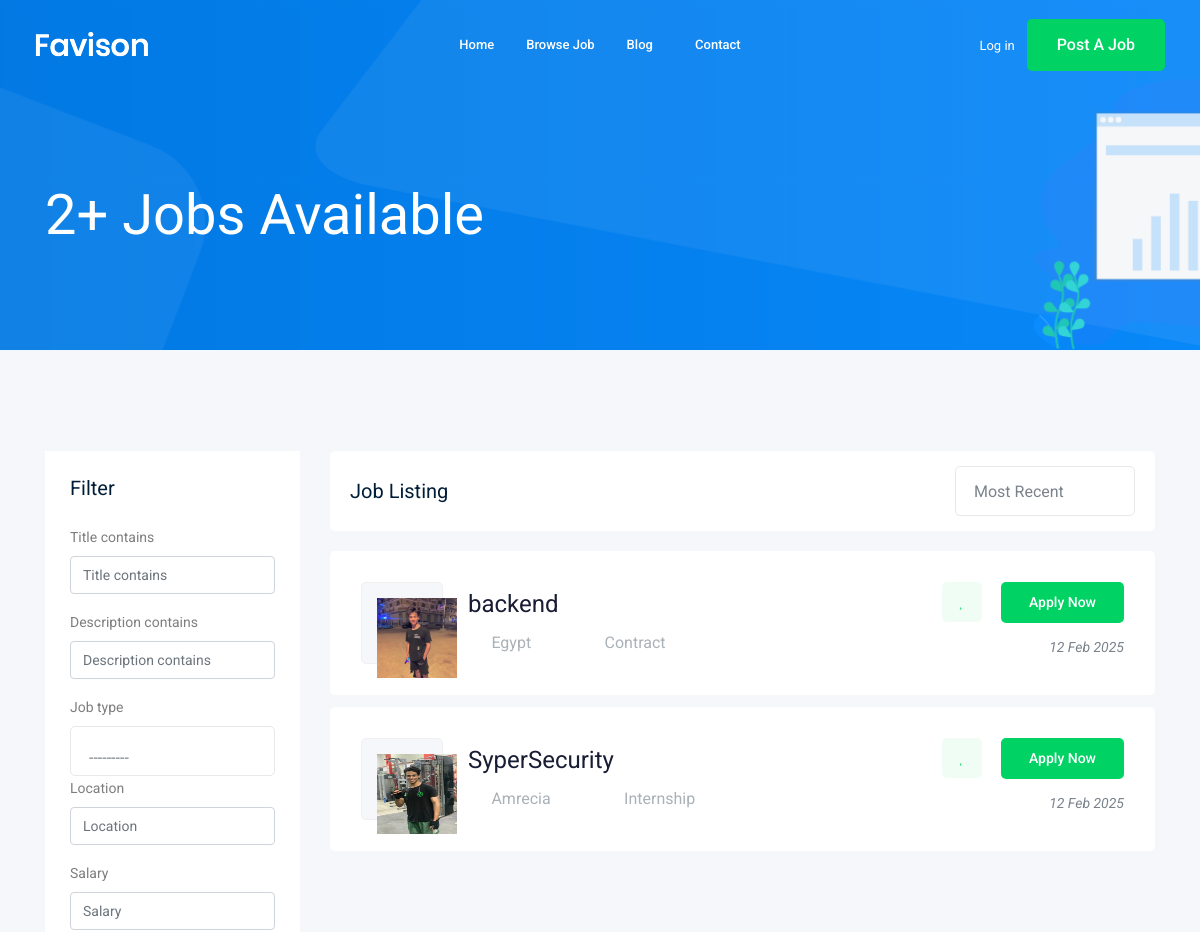
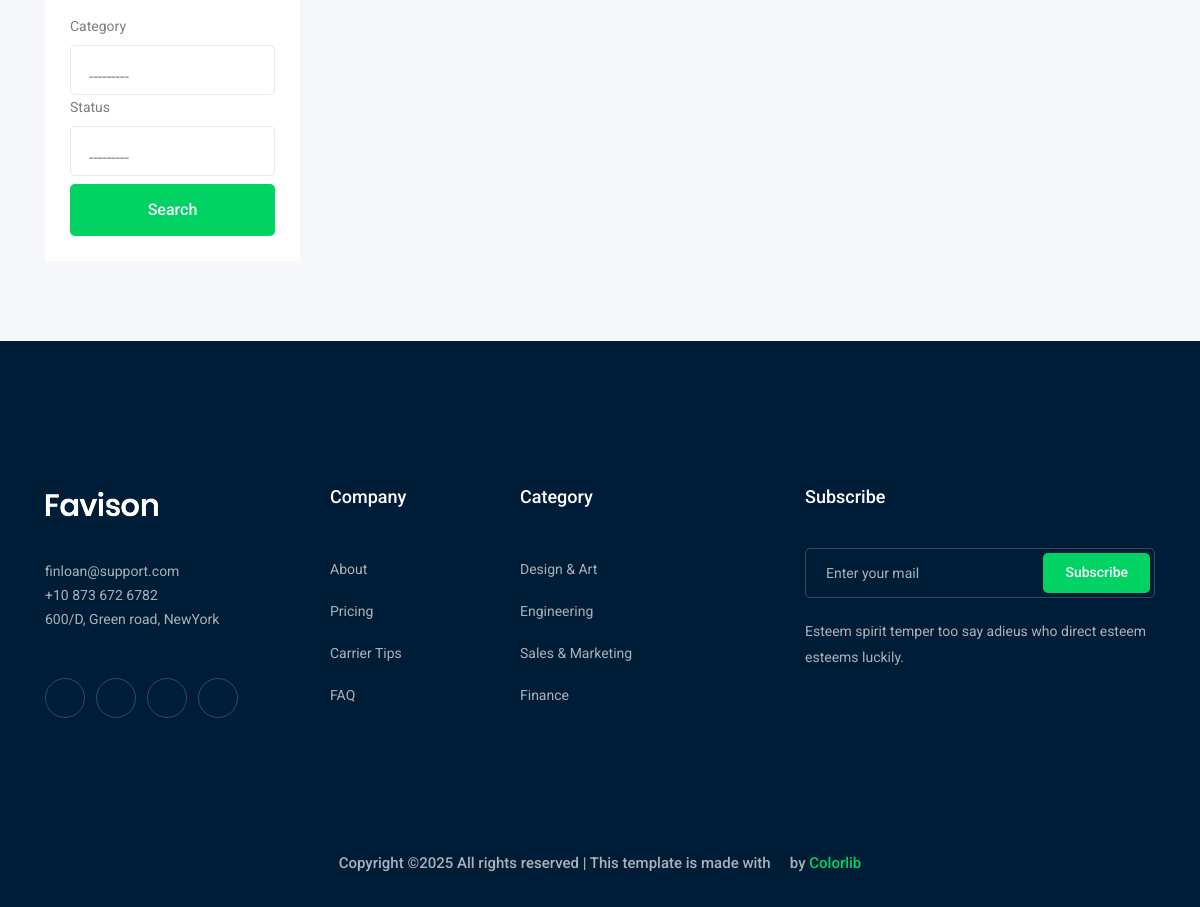
Screenshot of /jobs/ with the database file from the repository (2 pictures, top to bottom).
### job/models.py (models this page shows, shortened)
class Job(models.Model):
    owner = models.ForeignKey(User, related_name='job_owner', on_delete=models.CASCADE)
    title = models.CharField(max_length=200, db_index=True, help_text="Enter the job title")
    description = models.TextField(help_text="Provide a detailed description of the job")
    job_type = models.CharField(
        max_length=20,
        choices=JOB_TYPE_CHOICES,
        default='Full-Time',
        help_text="Select the type of job"
    )
    image = models.ImageField(upload_to=upload_to, blank=True, null=True, help_text="Upload a relevant image")
    location = models.CharField(max_length=200, db_index=True, help_text="Enter the job location")
    vacancy = models.PositiveIntegerField(default=1, help_text="Enter the number of vacancies")
    salary = models.DecimalField(
        max_digits=10,
        decimal_places=2,
        blank=True,
        null=True,
        help_text="Enter the salary range (optional)"
    )
    responsibilities = models.TextField(help_text="List the job responsibilities")
    qualifications = models.TextField(help_text="List the required qualifications")
    benefits = models.TextField(help_text="List the job benefits")
    published_at = models.DateTimeField(auto_now_add=True)
    category = models.ForeignKey('Category',on_delete=models.CASCADE)
    experience = models.CharField(max_length=200, help_text="Enter the required experience level")
    gender = models.CharField(
        max_length=10,
        choices=GENDER_CHOICES,
        default='Any',
        help_text="Select the preferred gender (if applicable)"
    )
    slug = models.SlugField(unique=True, blank=True, help_text="Auto-generated slug for URLs")
    application_deadline = models.DateTimeField(blank=True, null=True, help_text="Set the application deadline")
    status = models.CharField(
        max_length=10,
        choices=STATUS_CHOICES,
        default='Draft',
        help_text="Select the job status"
    )

### job/views.py (the view)
# urls.py: path('', views.job_list, name='job_list'),  # URL for the job list view
def job_list(request):
    job_list = Job.objects.all()
    myfilter = JobFilter(request.GET, queryset=job_list)
    job_list = myfilter.qs
    paginator = Paginator(job_list, 2)
    page_number = request.GET.get('page')
    job_list = paginator.get_page(page_number)
    context = {'job_list': job_list,'myfilter': myfilter} # Define context outside the else block
    return render(request, 'job/job_list.html', context)

### job/models.py (called while the page is built)
    def __str__(self):
        return self.name

### job/templates/job/job_list.html (shortened to what this page needs)
{% extends 'base.html' %}
{% load static  %}
{% load bootstrap4 %}
{% block body %}
    <div class="bradcam_area bradcam_bg_1">
        <div class="container">
            <div class="row">
                <div class="col-xl-12">
                    <div class="bradcam_text">
                        <h3>{{job_list|length}}+ Jobs Available</h3>
                    </div>
                </div>
            </div>
        </div>
    </div>
    <div class="job_listing_area plus_padding">
        <div class="container">
            <div class="row">
                <div class="col-lg-3">
                    <div class="job_filter white-bg">
                        <div class="form_inner white-bg">
                            <h3>Filter</h3>
                            <form method="GET">
                                {% bootstrap_form myfilter.form %}
                                <input type ="submit" value="Search" class="boxed-btn3 w-100 mt-2">
                            </form>
                        </div>
                    </div>
                </div>
                <div class="col-lg-9">
                    <div class="recent_joblist_wrap">
                        <div class="recent_joblist white-bg ">
                            <div class="row align-items-center">
                                <div class="col-md-6">
                                    <h4>Job Listing</h4>
                                </div>
                                <div class="col-md-6">
                                    <div class="serch_cat d-flex justify-content-end">
                                    </div>
                                </div>
                            </div>
                        </div>
                    </div>
                    <div class="job_lists m-0">
                        <div class="row">
                            {% for job_list in job_list %}
                            <div class="col-lg-12 col-md-12">
                                <div class="single_jobs white-bg d-flex justify-content-between">
                                    <div class="jobs_left d-flex align-items-center">
                                        <div class="thumb">
                                            {% if job_list.image %}
                                            <img style="height: 80px; width: 80px;" src="{{ job_list.image.url }}" alt="">
                                        {% else %}
                                            <img style="height: 80px; width: 80px;" src="{% static 'img/svg_icon/1.svg' %}" alt="">
                                        {% endif %}
                                        </div>
                                        <div class="jobs_conetent">
                                            <a href="{% url 'jobs:job_detail' job_list.slug %}"><h4>{{job_list.title}}</h4></a>
                                            <div class="links_locat d-flex align-items-center">
                                                <div class="location">
                                                    <p> <i class="fa fa-map-marker"></i> {{job_list.location}}</p>
                                                </div>
                                                <div class="location">
                                                    <p> <i class="fa fa-clock-o"></i> {{job_list.job_type}}</p>
                                                </div>
                                            </div>
                                        </div>
                                    </div>
                                    <div class="jobs_right">
                                        <div class="apply_now">
                                            <a class="heart_mark" href="#"> <i class="fa fa-heart"></i> </a>
                                            <a href="{% url 'jobs:job_detail' job_list.slug %}" class="boxed-btn3">Apply Now</a>
                                        </div>
                                        <div class="date">
                                            <p>{{job_list.application_deadline|date:'d M o'}}</p>
                                        </div>
                                    </div>
                                </div>
                            </div>
                          {% endfor %}
                        </div>
                    </div>
                </div>
            </div>
        </div>
    </div>
{% endblock %}

### rows the page displays
Job: image (picture), title "backend", location "Egypt", job_type "Contract", application_deadline "12 Feb 2025"
Job: image (picture), title "SyperSecurity", location "Amrecia", job_type "Internship", application_deadline "12 Feb 2025"

### other values shown
{{ job_list|length }} "2"
